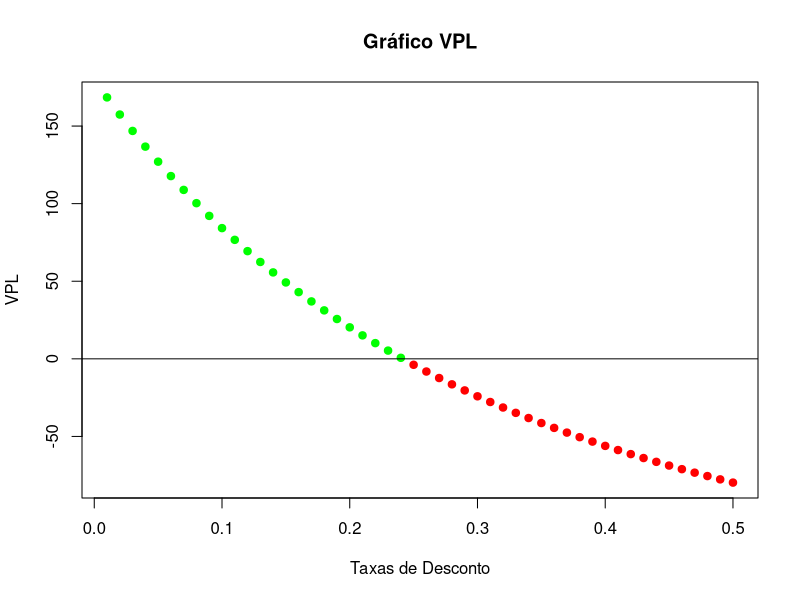

Recreate this plot in R.
calcula_vpl<-function(inv,fc,i){#Funcao para calcular o VPL
  n=length(fc)
  n_taxa = length(i)
  vpl=0
  
  for(i_taxa in 1:n_taxa){#loop externo para taxas
    
    vpl[i_taxa] =0
    for (t in 1:n){#loop interno com fluxos
      vpl[i_taxa]<- vpl[i_taxa] + fc[t]/(1+i[i_taxa])**t
    }
    vpl[i_taxa]<-vpl[i_taxa]-inv
  }
  
  return(vpl)
}

fluxos<-c(50,60,70,200)
taxas<-seq(0.01,0.5,by=0.01)

vpl<-calcula_vpl(200,fluxos,taxas)
#plot relação entre VPL e taxas de desconto
plot(taxas,vpl,xlab='Taxas de Desconto',ylab='VPL',main='Gráfico VPL',col = ifelse(vpl < 0,'red','green'), pch = 19)
abline(h = 0)
